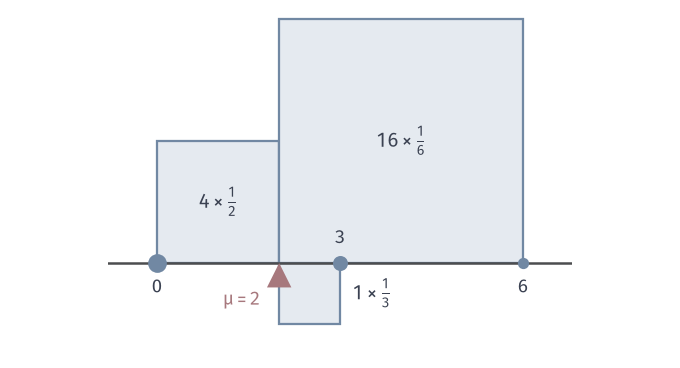

Generate this figure with Python:
from pathlib import Path
import sys
HERE = Path(__file__).resolve().parent
sys.path.insert(0, str(HERE.parent/'rvm-common'))
from rvm_fig import *
from matplotlib.patches import Rectangle
# Variance of the reward table as average squared distance from the mean 2:
# squares of side |x_i - 2| = 2, 1, 4 have areas 4, 1, 16; weights 1/2, 1/3, 1/6;
# 4/2 + 1/3 + 16/6 = 5.  The square for x=3 is drawn below the axis to avoid overlap.
fig, ax = figure(width_mm=96, height_mm=52)
panel(fig, left=.02, right=.98, bottom=.02, top=.98)
m = 2.
ax.plot([-.8, 6.8], [0, 0], color=STROKE, lw=1.0)
spec = [(0., .5, 1, '$4\\times\\frac{1}{2}$'), (3., 1/3, -1, '$1\\times\\frac{1}{3}$'), (6., 1/6, 1, '$16\\times\\frac{1}{6}$')]
for x, p, up, s in spec:
    d = abs(x-m); x0 = min(x, m)
    y0 = 0 if up > 0 else -d
    ax.add_patch(Rectangle((x0, y0), d, d, facecolor=BLUE_FILL, edgecolor=BLUE, lw=.9))
    dot(ax, x, 0, color=BLUE, ms=3+9*p)
    if d > 1.5:
        lab(ax, x0+d/2, d/2, s, INK, ha='center', va='center', fontsize=8)
    else:
        lab(ax, x0+d+.2, -d/2, s, INK, ha='left', va='center', fontsize=8)
for x in XV:
    lab(ax, x, .25, f'${x:g}$', INK, ha='center', va='bottom') if x == 3 else lab(ax, x, -.25, f'${x:g}$', INK, ha='center', va='top')
fulcrum(ax, m, 0, .4, .4)
lab(ax, m-.3, -.45, '$\\mu=2$', RED, ha='right', va='top')
ax.set_xlim(-.8, 6.8); ax.set_ylim(-1.6, 4.2); ax.set_aspect('equal')
ax.axis('off')
save(fig, HERE, 'figure', {'variance': float(((XV-m)**2*PV).sum())})
